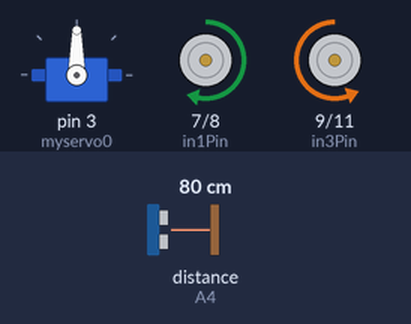
Recording of a sketch running on a simulated Arduino Uno, built with avr-gcc and run on an emulated ATmega328P. Parts: servo, motor-driver pin pairs drawn as motors (green arrow = first pin HIGH = forward, orange = second pin HIGH = backward, longer = more drive, scaled by the enable pin). Wiring (inferred from the names in the program): ultrasonic range finder: trigger A5; echo A4. The inputs (shaded band) are chosen by the test bench; at power-on: distance to the obstacle (sensor on A4) 80 cm. The echo pulse lasts 58.3 µs per cm.

Above: at 1.8 s.
1.9 s: distance to the obstacle (sensor on A4) set to 56 cm
3.4 s: distance to the obstacle (sensor on A4) set to 47 cm
At 5.0 s:
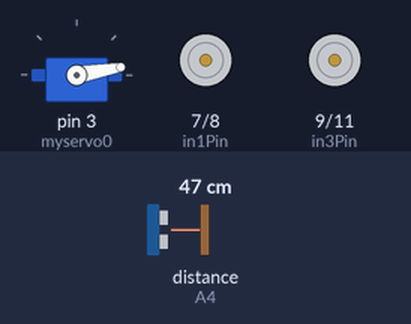
At 6.2 s:
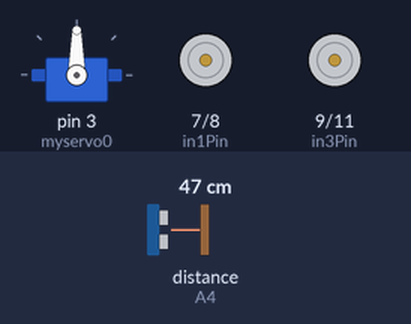
6.5 s: distance to the obstacle (sensor on A4) set to 2 cm
12.7 s: distance to the obstacle (sensor on A4) set to 4 cm
15.8 s: distance to the obstacle (sensor on A4) set to 9 cm
At 18.8 s:
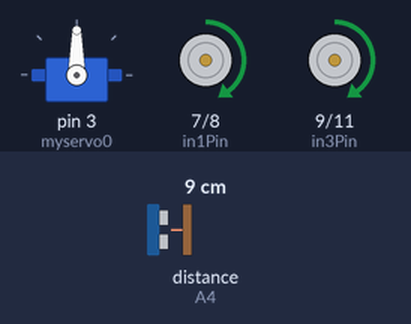
18.9 s: distance to the obstacle (sensor on A4) set to 60 cm
At 20.5 s:
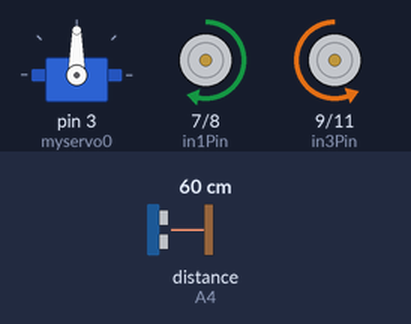
Timing chart, 0 to 21.6 s (numbered marks = the images above; inputs shaded):
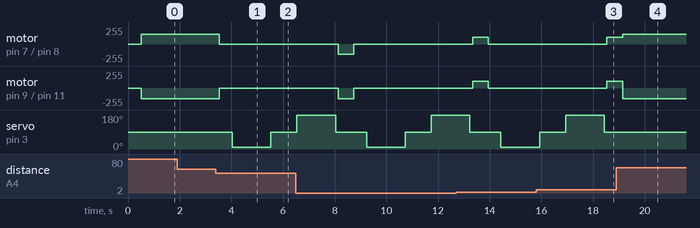

The sketch:

_robot_joy_controll_with_servo_Ultrasonic_working_new_POT_sy.ino
```cpp
#include <Servo.h>
Servo myservo0;

int Echo = A4;
int Trig = A5;


  // Motor control pins : L298N H bridge

  #define enAPin  5 // Left motor PWM speed control
  #define in1Pin  7 // Left motor Direction 1
  #define in2Pin  8 // Left motor Direction 2
  #define in3Pin  9 // Right motor Direction 1
  #define in4Pin  11 // Right motor Direction 2
  #define enBPin  6 // Right motor PWM speed control

  #define carSpeed 150

  int rightDistance = 0, leftDistance = 0, middleDistance = 0;

void forward(){

  analogWrite (enAPin, carSpeed);
  analogWrite (enBPin, 160);
  digitalWrite (in1Pin, HIGH);
  digitalWrite (in2Pin, LOW);
  digitalWrite (in3Pin, LOW);
  digitalWrite (in4Pin, HIGH);


}

void back(){

  analogWrite (enAPin, carSpeed);
  analogWrite (enBPin, carSpeed);
  digitalWrite (in1Pin, LOW);
  digitalWrite (in2Pin, HIGH);
  digitalWrite (in3Pin, HIGH);
  digitalWrite (in4Pin, LOW);
}

void left(){

    analogWrite (enAPin, 100);
  analogWrite (enBPin, 100);
  digitalWrite (in1Pin, LOW);
  digitalWrite (in2Pin, HIGH);
  digitalWrite (in3Pin, LOW);
  digitalWrite (in4Pin, HIGH);
}


void right(){

    analogWrite (enAPin, 100);
  analogWrite (enBPin, 100);
  digitalWrite (in1Pin, HIGH);
  digitalWrite (in2Pin, LOW);
  digitalWrite (in3Pin, HIGH);
  digitalWrite (in4Pin, LOW);
}

void stop(){

  digitalWrite (enAPin, LOW);
  digitalWrite (enBPin, LOW);

}


// UltraSonic Distance measurement SUB FUNCTION

int Distance_test(){
  digitalWrite(Trig, LOW);
  delayMicroseconds(2);
  digitalWrite(Trig, HIGH);
  delayMicroseconds(20);
  digitalWrite(Trig, LOW);
  float Fdistance = pulseIn(Echo,HIGH);
  Fdistance = Fdistance / 58;
  return (int)Fdistance;

}

  void setup()
  {
myservo0.attach(3);
Serial.begin(9600);

  pinMode(Echo, INPUT);
  pinMode(Trig, OUTPUT);

  pinMode(enAPin, OUTPUT);
  pinMode(in1Pin, OUTPUT);
  pinMode(in2Pin, OUTPUT);
  pinMode(in3Pin, OUTPUT);
  pinMode(in4Pin, OUTPUT);
  pinMode(enBPin, OUTPUT);
  stop();

  }


  void loop()
  {

myservo0.write(90);
delay(500);
middleDistance = Distance_test();

if (middleDistance <= 50){
  stop();
  delay(500);
  myservo0.write(10);
  delay(1000);
  rightDistance = Distance_test();

  delay(500);
  myservo0.write(90);
  delay(1000);
  myservo0.write(180);
  delay(1000);
  leftDistance = Distance_test();

  delay(500);
  myservo0.write(90);
  delay(100);
  if(rightDistance < leftDistance){
    right();
    delay(100);
  }
  else if (rightDistance > leftDistance){
    left();
    delay(100);
  }
  else if ((rightDistance <= 20) || (leftDistance <= 20)){
    back();
    delay(300);
  }
else{
  forward();
  }
}
else{
  forward();
  }
}
```

Measured:
- the behaviour switches between 52 and 51 cm on distance to the obstacle (sensor on A4) (found by bisection; images 0 and 1)
- after the input at 1.9 s, every drawn part: stays the same
- after the input at 3.4 s, motor on pin 7 (in1Pin) / pin 8 (in2Pin): forward 150/255 → stopped after 0.13 s; motor on pin 9 (in3Pin) / pin 11 (in4Pin): backward 160/255 → stopped after 0.13 s; servo on pin 3 (myservo0): 90° → 10° after 0.63 s, → 90° 1.5 s later
- after the input at 15.8 s, motor on pin 7 (in1Pin) / pin 8 (in2Pin), motor on pin 9 (in3Pin) / pin 11 (in4Pin): stopped → forward 100/255 after 2.7 s
- after the input at 18.9 s, motor on pin 7 (in1Pin) / pin 8 (in2Pin): forward 100/255 → forward 150/255 after 0.24 s; motor on pin 9 (in3Pin) / pin 11 (in4Pin): forward 100/255 → backward 160/255 after 0.24 s; servo on pin 3 (myservo0): stays 90° (without the input it goes to 10° after 0.74 s)
